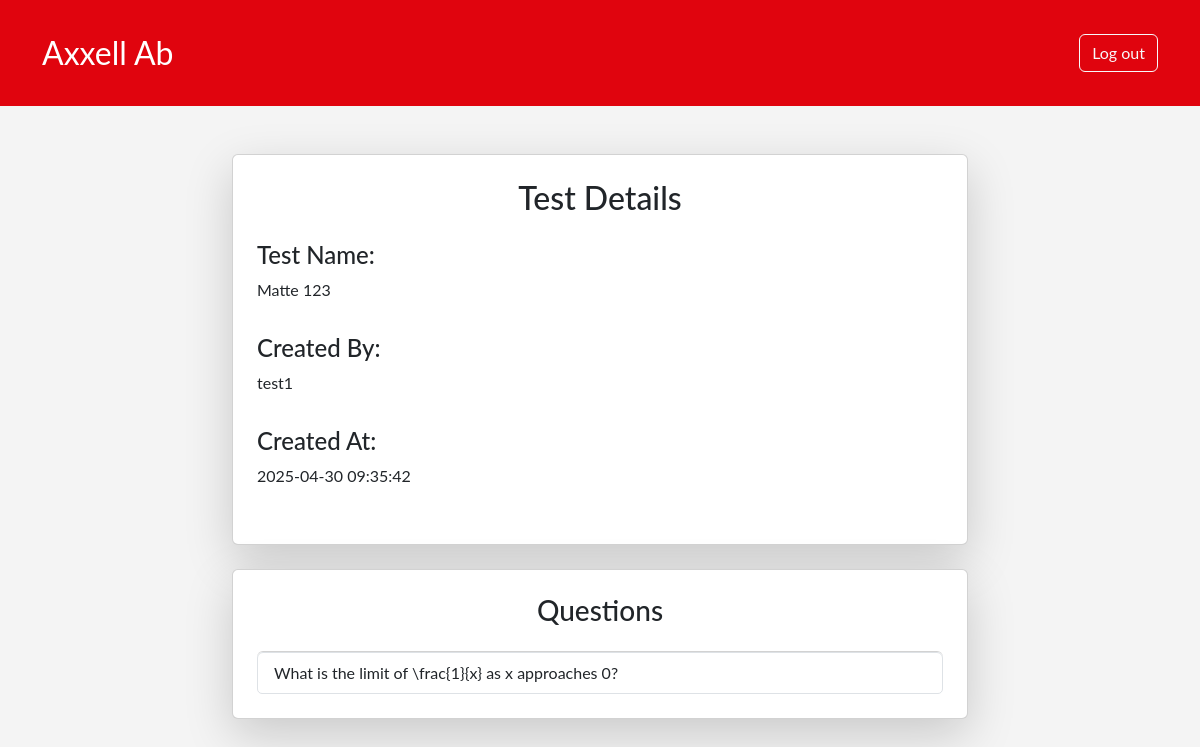
/single-test.php?exid=4 (signed in), run on an earlier commit of the app's database.
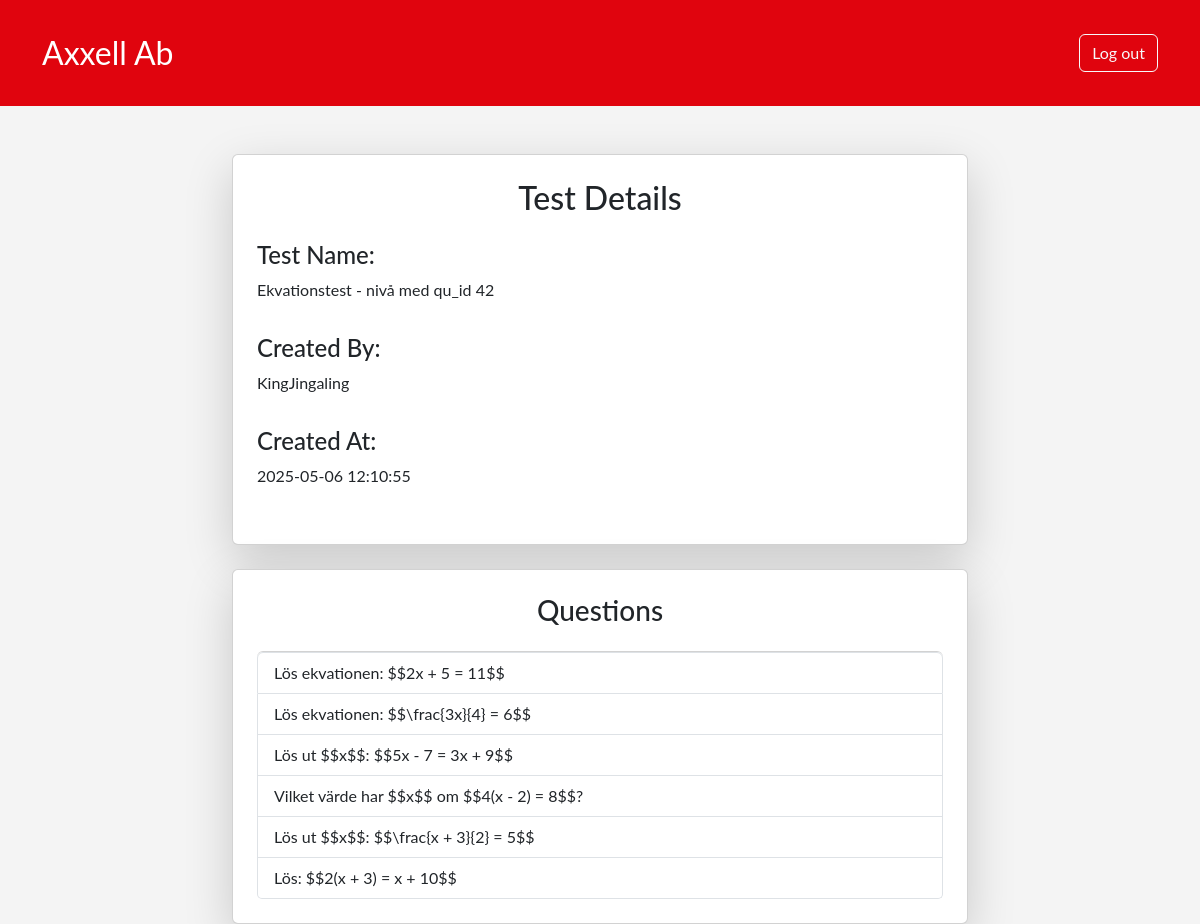
And on a later commit of the database.
### tables this page shows
CREATE TABLE `exams` (
  `ex_id` int(11) NOT NULL,
  `ex_name` varchar(255) NOT NULL,
  `created_at` datetime DEFAULT current_timestamp(),
  `ex_createdby_fk` int(11) NOT NULL
);

CREATE TABLE `users` (
  `u_id` int(11) NOT NULL,
  `u_uname` varchar(255) NOT NULL,
  `u_mail` varchar(255) NOT NULL,
  `u_password` varchar(300) NOT NULL,
  `u_role_fk` int(11) NOT NULL
);

CREATE TABLE `questions` (
  `qu_id` int(11) NOT NULL,
  `ca_id` int(11) NOT NULL,
  `qt_id` int(11) NOT NULL,
  `text` text NOT NULL,
  `answer` varchar(255) NOT NULL,
  `image_url` varchar(255) DEFAULT NULL,
  `total_points` int(11) DEFAULT 0,
  `created_at` datetime DEFAULT current_timestamp(),
  `is_active` tinyint(1) DEFAULT 1,
  `teacher_fk` int(11) DEFAULT NULL,
  `co_id` int(11) DEFAULT NULL,
  `difficulty` int(11) NOT NULL
);

### single-test.php (the view, shortened to what this page needs)
<?php
require_once "include/header.php";
if (isset($_GET['exid'])) {
    $testId = (int)$_GET['exid'];
    $testDetails = $pdo->prepare("
        SELECT ex_name, created_at, u_uname
        FROM matteprovgenerator.exams
        INNER JOIN matteprovgenerator.users ON matteprovgenerator.exams.ex_createdby_fk = matteprovgenerator.users.u_id
        WHERE ex_id = :testId
    ");
    $testDetails->execute(['testId' => $testId]);
    $test = $testDetails->fetch(PDO::FETCH_ASSOC);
    $questionsQuery = $pdo->prepare("
        SELECT q.text
        FROM matteprovgenerator.exam_questions eq
        INNER JOIN matteprovgenerator.questions q ON eq.qu_id = q.qu_id
        WHERE eq.ex_id = :testId
        ORDER BY eq.question_order ASC
    ");
    $questionsQuery->execute(['testId' => $testId]);
    $questions = $questionsQuery->fetchAll(PDO::FETCH_ASSOC);
} else {
    echo "No test selected.";
    exit();
}
?>
<div class="container mt-5">
    <div class="row justify-content-center">
        <div class="col-md-8">
            <div class="card shadow-lg p-4">
                <h2 class="text-center mb-4">Test Details</h2>
                <?php if ($test): ?>
                    <div class="mb-3">
                        <h4>Test Name:</h4>
                        <p><?= htmlspecialchars($test['ex_name']) ?></p>
                    </div>
                    <div class="mb-3">
                        <h4>Created By:</h4>
                        <p><?= htmlspecialchars($test['u_uname']) ?></p>
                    </div>
                    <div class="mb-3">
                        <h4>Created At:</h4>
                        <p><?= htmlspecialchars($test['created_at']) ?></p>
                    </div>
                <?php else: ?>
                    <div class="alert alert-danger text-center">
                        Test not found.
                    </div>
                <?php endif; ?>
            </div>
        </div>
    </div>
    <div class="row mt-4">
        <div class="col-md-8 mx-auto">
            <div class="card shadow-lg p-4">
                <h3 class="text-center mb-4">Questions</h3>
                <?php if (!empty($questions)): ?>
                    <ul class="list-group">
                        <?php foreach ($questions as $question): ?>
                            <li class="list-group-item">
                                <?= htmlspecialchars($question['text']) ?>
                            </li>
                        <?php endforeach; ?>
                    </ul>
                <?php else: ?>
                    <div class="alert alert-warning text-center">
                        No questions found for this test.
                    </div>
                <?php endif; ?>
            </div>
        </div>
    </div>
</div>

What changed in the data, as far as the page shows it:
no longer on this page (row edited): questions: text "What is the limit of \\frac{1}{x} as x approaches 0?"
changed exams: ex_name "Matte 123" → "Ekvationstest - nivå med qu_id 42"; ex_createdby_fk.u_uname "test1" → "KingJingaling"; created_at "2025-04-30 09:35:42" → "2025-05-06 12:10:55"
added questions: text "Lös ekvationen: $$2x + 5 = 11$$"
added questions: text "Lös ekvationen: $$\\frac{3x}{4} = 6$$"
added questions: text "Lös ut $$x$$: $$5x - 7 = 3x + 9$$"
added questions: text "Vilket värde har $$x$$ om $$4(x - 2) = 8$$?"
added questions: text "Lös ut $$x$$: $$\\frac{x + 3}{2} = 5$$"
added questions: text "Lös: $$2(x + 3) = x + 10$$"
